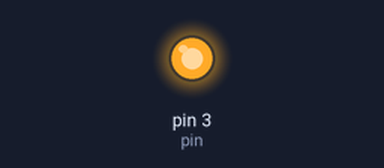
The sketch below on a simulated Arduino Nano, built with avr-gcc and run on an emulated ATmega328P. Parts: output pins drawn as LEDs (lit = HIGH).

Above: at 1.5 s.
At 4.0 s:
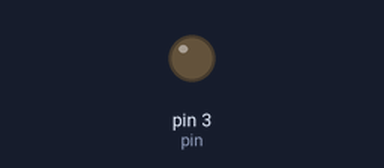
Timing chart, 0 to 6.5 s (numbered marks = the images above):
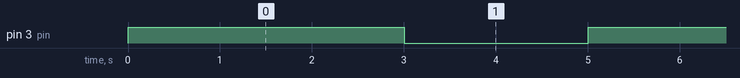

The sketch:

ex-01.ino
```cpp
// To construct blink LED circuit using Arduino Nano

int pin=3;
void setup() {
  pinMode(pin, OUTPUT);

}

void loop() {
digitalWrite(pin, HIGH);
delay(3000);
digitalWrite(pin, LOW);
delay(2000);
}
```

Measured:
- by itself, pin 3 (pin): alternates HIGH for 3.0 s and LOW for 2.0 s
